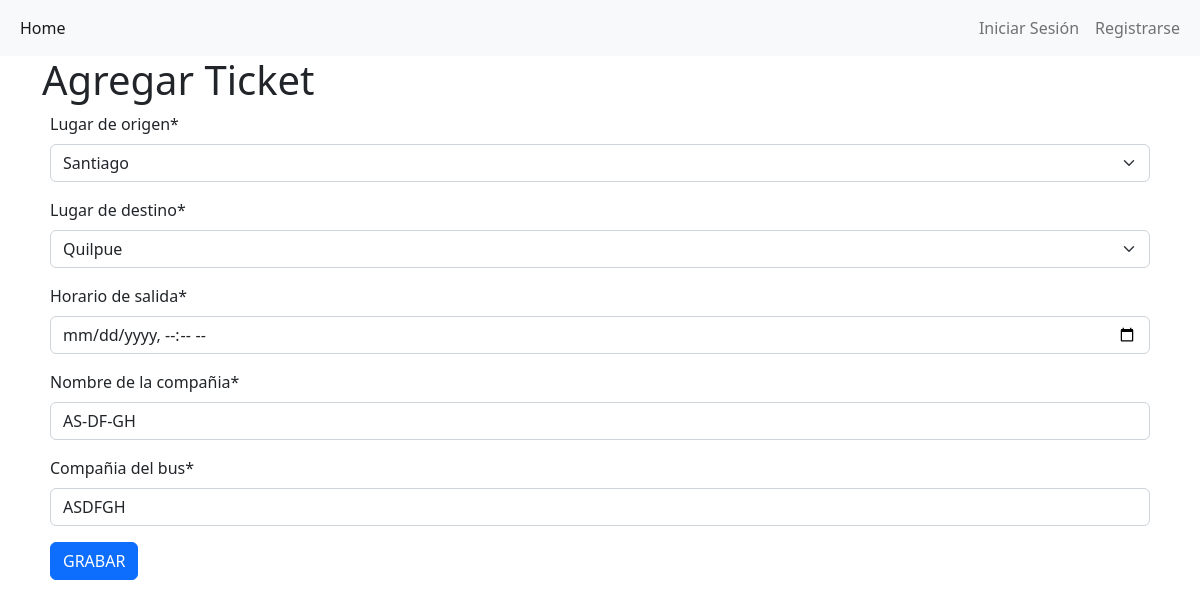
The page /ticket/edit_ticket/424ac13d-8e92-4198-80b3-aed7bd1624ce on the database its author committed.
### ticket/models.py (models this page shows, shortened)
class Ticket(models.Model):
    status_eleccion = [
        ('Activo', 'Activo'),
        ('Reservado', 'Reservado'),
        ('Cerrado', 'Cerrado')
    ]
    numero_ticket = models.UUIDField(primary_key=True, default=uuid.uuid4, editable=False)
    destino = models.CharField(max_length=40, choices=Eleccion_lugar, verbose_name="Destino de parada", name="destino")
    origen = models.CharField(max_length=40, choices=Eleccion_lugar, verbose_name="Origen de parada", name="origen")
    salida = models.DateTimeField(verbose_name="Momento de salida", name="salida")
    bus = models.CharField(max_length=50, verbose_name="Matricula del bus", name="bus")
    compannia = models.CharField(max_length=40, verbose_name="Compañia de viaje", name="compannia")
    ticket_status = models.CharField(max_length=15, choices=status_eleccion, default='Activo')
    reservado_por = models.ForeignKey(User, on_delete=models.CASCADE, null=True, blank=True)
    fecha_creacion = models.DateTimeField(auto_now_add=True, verbose_name="Timestamp de creación")

### ticket/views.py (the view)
# urls.py: path('edit_ticket/<uuid:pk>', views.TicketUpdate.as_view(), name='edit_ticket'),
class TicketUpdate(UpdateView):
    model = Ticket
    form_class = TicketAddForm
    template_name = 'admin/añadir_Tickets.html'
    success_url = reverse_lazy('list_ticket')

### ticket/forms.py
class TicketAddForm(forms.ModelForm):
    destino = forms.ChoiceField(choices=Eleccion_lugar, label='Lugar de destino')
    origen = forms.ChoiceField(choices=Eleccion_lugar, label='Lugar de origen')
    class Meta:
        model = Ticket
        fields = ['origen','destino','salida','bus','compannia',]
        labels = {
            'salida': "Horario de salida",
            'bus': "Nombre de la compañia",
            'compannia': 'Compañia del bus'
        }
        widgets = {
            'salida': forms.DateTimeInput(attrs={"type": "datetime-local", "min": datetime.now().strftime("%Y-%m-%dT%H:%M")})
        }

### templates/admin/añadir_Tickets.html (shortened to what this page needs)
{% extends 'index.html' %}
{% load crispy_forms_tags %}
{% block content %}
    <h1>Agregar Ticket</h1>
    <div class="content container">
        <form method="POST">
            {{ form | crispy }}
            <button type="submit" class="btn btn-primary">GRABAR</button>
        </form>
    </div>
{% endblock %}

### rows shown on the page
Ticket: origen "Santiago", destino "Quilpue", bus "AS-DF-GH", compannia "ASDFGH"
